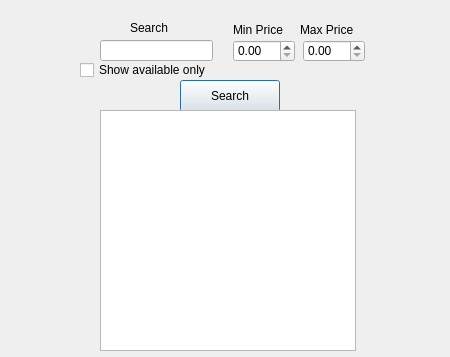
<?xml version="1.0" encoding="UTF-8"?>
<ui version="4.0">
 <class>userbrowseitems</class>
 <widget class="QDialog" name="userbrowseitems">
  <property name="geometry">
   <rect>
    <x>0</x>
    <y>0</y>
    <width>450</width>
    <height>357</height>
   </rect>
  </property>
  <property name="windowTitle">
   <string>Dialog</string>
  </property>
  <widget class="QLineEdit" name="lineEditKeyWord">
   <property name="geometry">
    <rect>
     <x>100</x>
     <y>40</y>
     <width>113</width>
     <height>21</height>
    </rect>
   </property>
  </widget>
  <widget class="QLabel" name="labelSearch">
   <property name="geometry">
    <rect>
     <x>130</x>
     <y>20</y>
     <width>58</width>
     <height>16</height>
    </rect>
   </property>
   <property name="text">
    <string>Search</string>
   </property>
  </widget>
  <widget class="QDoubleSpinBox" name="MinPriceSpinBox">
   <property name="geometry">
    <rect>
     <x>233</x>
     <y>40</y>
     <width>62</width>
     <height>22</height>
    </rect>
   </property>
  </widget>
  <widget class="QDoubleSpinBox" name="MaxPriceSpinBox">
   <property name="geometry">
    <rect>
     <x>303</x>
     <y>40</y>
     <width>62</width>
     <height>22</height>
    </rect>
   </property>
  </widget>
  <widget class="QLabel" name="labelMinPrice">
   <property name="geometry">
    <rect>
     <x>233</x>
     <y>20</y>
     <width>61</width>
     <height>20</height>
    </rect>
   </property>
   <property name="text">
    <string>Min Price</string>
   </property>
  </widget>
  <widget class="QLabel" name="labelMaxPrice">
   <property name="geometry">
    <rect>
     <x>300</x>
     <y>20</y>
     <width>61</width>
     <height>20</height>
    </rect>
   </property>
   <property name="text">
    <string>Max Price</string>
   </property>
  </widget>
  <widget class="QCheckBox" name="checkBoxAvailable">
   <property name="geometry">
    <rect>
     <x>80</x>
     <y>60</y>
     <width>151</width>
     <height>20</height>
    </rect>
   </property>
   <property name="text">
    <string>Show available only</string>
   </property>
  </widget>
  <widget class="QPushButton" name="pushButtonSearch">
   <property name="geometry">
    <rect>
     <x>180</x>
     <y>80</y>
     <width>100</width>
     <height>32</height>
    </rect>
   </property>
   <property name="text">
    <string>Search</string>
   </property>
  </widget>
  <widget class="QListWidget" name="listWidget_results">
   <property name="geometry">
    <rect>
     <x>100</x>
     <y>110</y>
     <width>256</width>
     <height>241</height>
    </rect>
   </property>
  </widget>
 </widget>
 <resources/>
 <connections/>
</ui>
